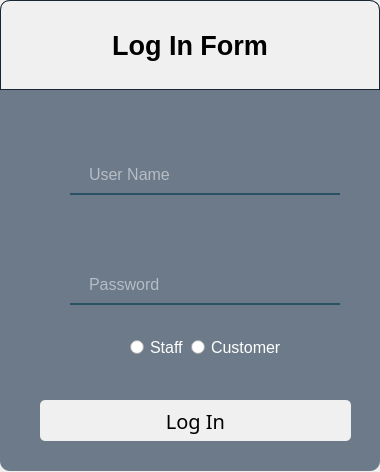
<?xml version="1.0" encoding="UTF-8"?>
<ui version="4.0">
 <class>Form</class>
 <widget class="QWidget" name="Form">
  <property name="geometry">
   <rect>
    <x>0</x>
    <y>0</y>
    <width>380</width>
    <height>472</height>
   </rect>
  </property>
  <property name="font">
   <font>
    <weight>50</weight>
    <italic>false</italic>
    <bold>false</bold>
   </font>
  </property>
  <property name="windowTitle">
   <string>Form</string>
  </property>
  <widget class="QWidget" name="widget" native="true">
   <property name="geometry">
    <rect>
     <x>0</x>
     <y>0</y>
     <width>400</width>
     <height>501</height>
    </rect>
   </property>
   <widget class="QLabel" name="label">
    <property name="geometry">
     <rect>
      <x>0</x>
      <y>0</y>
      <width>380</width>
      <height>471</height>
     </rect>
    </property>
    <property name="font">
     <font>
      <pointsize>11</pointsize>
     </font>
    </property>
    <property name="styleSheet">
     <string notr="true">background-color:rgb(108, 122, 137);
border-radius:10px;
</string>
    </property>
    <property name="text">
     <string/>
    </property>
   </widget>
   <widget class="QLineEdit" name="username">
    <property name="geometry">
     <rect>
      <x>70</x>
      <y>160</y>
      <width>270</width>
      <height>35</height>
     </rect>
    </property>
    <property name="font">
     <font>
      <pointsize>12</pointsize>
     </font>
    </property>
    <property name="accessibleName">
     <string/>
    </property>
    <property name="styleSheet">
     <string notr="true">border:2px solid rgba(0,0,0,0);
background-color: rgba(0,0,0,0);
border-bottom-color: rgba(42,82,101,255);
color: rgb(255,255,255);
padding-bottom: 7px;
padding-left:15px</string>
    </property>
    <property name="text">
     <string/>
    </property>
    <property name="echoMode">
     <enum>QLineEdit::Normal</enum>
    </property>
    <property name="placeholderText">
     <string>User Name</string>
    </property>
   </widget>
   <widget class="QLineEdit" name="password">
    <property name="geometry">
     <rect>
      <x>70</x>
      <y>270</y>
      <width>270</width>
      <height>35</height>
     </rect>
    </property>
    <property name="font">
     <font>
      <pointsize>12</pointsize>
     </font>
    </property>
    <property name="accessibleName">
     <string/>
    </property>
    <property name="styleSheet">
     <string notr="true">border:2px solid rgba(0,0,0,0);
background-color: rgba(0,0,0,0);
border-bottom-color: rgba(42,82,101,255);
color: rgb(255,255,255);
padding-bottom: 7px;
padding-left:15px</string>
    </property>
    <property name="text">
     <string/>
    </property>
    <property name="echoMode">
     <enum>QLineEdit::Password</enum>
    </property>
    <property name="placeholderText">
     <string>Password</string>
    </property>
   </widget>
   <widget class="QPushButton" name="login_button">
    <property name="geometry">
     <rect>
      <x>40</x>
      <y>400</y>
      <width>311</width>
      <height>41</height>
     </rect>
    </property>
    <property name="font">
     <font>
      <family>MS Reference Sans Serif</family>
      <pointsize>15</pointsize>
      <weight>50</weight>
      <italic>false</italic>
      <bold>false</bold>
      <underline>false</underline>
      <kerning>true</kerning>
     </font>
    </property>
    <property name="cursor">
     <cursorShape>OpenHandCursor</cursorShape>
    </property>
    <property name="accessibleName">
     <string/>
    </property>
    <property name="styleSheet">
     <string notr="true">border-radius:5px;
background-color: rgb(240,240,240);
</string>
    </property>
    <property name="text">
     <string>Log In</string>
    </property>
   </widget>
   <widget class="QLabel" name="label_2">
    <property name="geometry">
     <rect>
      <x>22</x>
      <y>155</y>
      <width>47</width>
      <height>41</height>
     </rect>
    </property>
    <property name="styleSheet">
     <string notr="true"/>
    </property>
    <property name="text">
     <string/>
    </property>
    <property name="pixmap">
     <pixmap>C:/Users/ADMIN/Downloads/Picture2.png</pixmap>
    </property>
   </widget>
   <widget class="QLabel" name="label_3">
    <property name="geometry">
     <rect>
      <x>22</x>
      <y>265</y>
      <width>47</width>
      <height>41</height>
     </rect>
    </property>
    <property name="text">
     <string/>
    </property>
    <property name="pixmap">
     <pixmap>C:/Users/ADMIN/Downloads/Picture3.png</pixmap>
    </property>
   </widget>
   <widget class="QLabel" name="label_4">
    <property name="geometry">
     <rect>
      <x>0</x>
      <y>0</y>
      <width>380</width>
      <height>90</height>
     </rect>
    </property>
    <property name="font">
     <font>
      <pointsize>20</pointsize>
      <weight>75</weight>
      <bold>true</bold>
     </font>
    </property>
    <property name="styleSheet">
     <string notr="true">border-top-left-radius:10px;
border-top-right-radius:10px;
background-color: rgb(240,240,240);
border: 1px solid rgba(16,30,41,240);
</string>
    </property>
    <property name="text">
     <string>Log In Form</string>
    </property>
    <property name="alignment">
     <set>Qt::AlignCenter</set>
    </property>
   </widget>
   <widget class="QGroupBox" name="groupBox">
    <property name="geometry">
     <rect>
      <x>105</x>
      <y>320</y>
      <width>201</width>
      <height>51</height>
     </rect>
    </property>
    <property name="styleSheet">
     <string notr="true">border:none;</string>
    </property>
    <property name="title">
     <string/>
    </property>
    <widget class="QWidget" name="layoutWidget">
     <property name="geometry">
      <rect>
       <x>20</x>
       <y>10</y>
       <width>163</width>
       <height>34</height>
      </rect>
     </property>
     <layout class="QHBoxLayout" name="horizontalLayout">
      <property name="spacing">
       <number>6</number>
      </property>
      <property name="sizeConstraint">
       <enum>QLayout::SetDefaultConstraint</enum>
      </property>
      <property name="leftMargin">
       <number>5</number>
      </property>
      <property name="topMargin">
       <number>5</number>
      </property>
      <property name="rightMargin">
       <number>5</number>
      </property>
      <property name="bottomMargin">
       <number>5</number>
      </property>
      <item>
       <widget class="QRadioButton" name="satff">
        <property name="font">
         <font>
          <pointsize>12</pointsize>
         </font>
        </property>
        <property name="styleSheet">
         <string notr="true">color:white;
</string>
        </property>
        <property name="text">
         <string>Staff</string>
        </property>
       </widget>
      </item>
      <item>
       <widget class="QRadioButton" name="customer">
        <property name="font">
         <font>
          <pointsize>12</pointsize>
         </font>
        </property>
        <property name="styleSheet">
         <string notr="true">color: white;
border: none;</string>
        </property>
        <property name="text">
         <string>Customer</string>
        </property>
       </widget>
      </item>
     </layout>
    </widget>
   </widget>
  </widget>
 </widget>
 <resources/>
 <connections/>
</ui>
